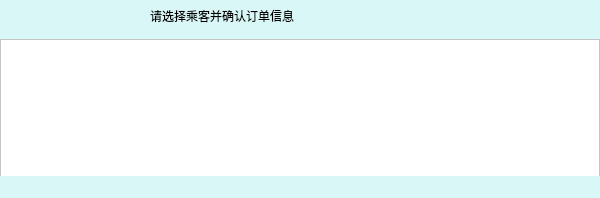
<?xml version="1.0" encoding="UTF-8"?>
<ui version="4.0">
 <class>buy</class>
 <widget class="QMainWindow" name="buy">
  <property name="geometry">
   <rect>
    <x>0</x>
    <y>0</y>
    <width>600</width>
    <height>198</height>
   </rect>
  </property>
  <property name="windowTitle">
   <string>MainWindow</string>
  </property>
  <property name="styleSheet">
   <string notr="true">background-color: rgb(217, 247, 246);</string>
  </property>
  <widget class="QWidget" name="centralwidget">
   <widget class="QListWidget" name="listWidget">
    <property name="geometry">
     <rect>
      <x>0</x>
      <y>39</y>
      <width>600</width>
      <height>140</height>
     </rect>
    </property>
    <property name="styleSheet">
     <string notr="true">background-color: rgb(255, 255, 255);</string>
    </property>
   </widget>
   <widget class="QLabel" name="label">
    <property name="geometry">
     <rect>
      <x>150</x>
      <y>0</y>
      <width>291</width>
      <height>31</height>
     </rect>
    </property>
    <property name="styleSheet">
     <string notr="true">font: 18pt &quot;Microsoft YaHei UI&quot;;</string>
    </property>
    <property name="text">
     <string>请选择乘客并确认订单信息</string>
    </property>
   </widget>
  </widget>
  <widget class="QMenuBar" name="menubar">
   <property name="geometry">
    <rect>
     <x>0</x>
     <y>0</y>
     <width>600</width>
     <height>18</height>
    </rect>
   </property>
  </widget>
  <widget class="QStatusBar" name="statusbar"/>
 </widget>
 <resources/>
 <connections/>
</ui>
